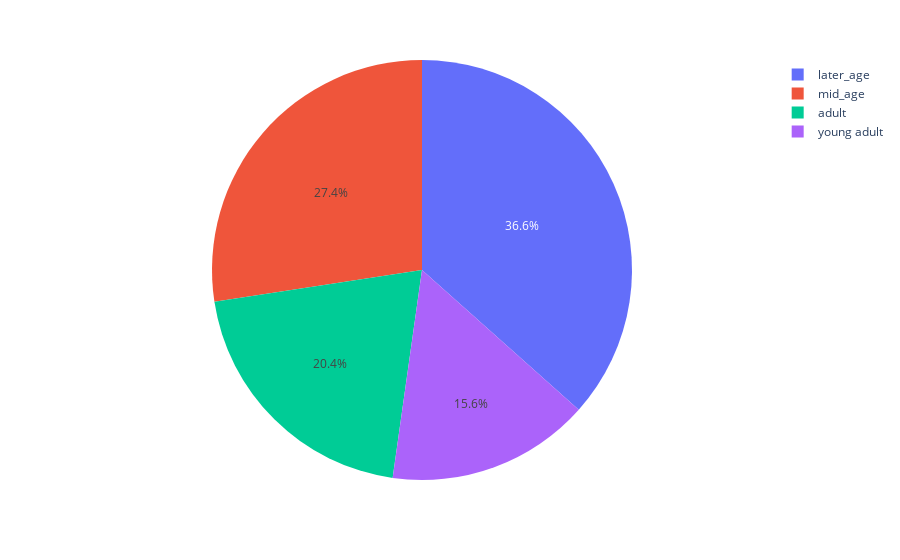

The notebook cell this image was saved under:
### Code cell
fig = px.pie(
    age_group_df,
    values = 'charges',
    names = 'age_group',
)
fig.show()

### Figure 1 — Plotly figure (JSON) as saved in the notebook; plotly's stock layout.template omitted (floating-point values rounded to 4 significant figures)
{"data": [{"domain": {"x": [0, 1], "y": [0, 1]}, "hovertemplate": "age_group=%{label}<br>charges=%{value}<extra></extra>", "labels": ["adult", "later_age", "mid_age", "young adult"], "legendgroup": "", "name": "", "showlegend": true, "type": "pie", "values": [11820.0, 21250.0, 15920.0, 9087.0]}], "layout": {"legend": {"tracegroupgap": 0}, "margin": {"t": 60}}}
